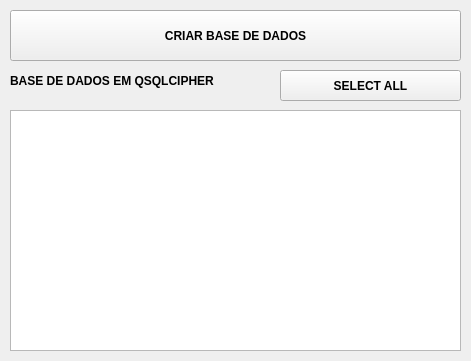
<?xml version="1.0" encoding="UTF-8"?>
<ui version="4.0">
 <class>MainWindow</class>
 <widget class="QMainWindow" name="MainWindow">
  <property name="geometry">
   <rect>
    <x>0</x>
    <y>0</y>
    <width>471</width>
    <height>361</height>
   </rect>
  </property>
  <property name="windowTitle">
   <string>MainWindow</string>
  </property>
  <widget class="QWidget" name="centralwidget">
   <widget class="QTableView" name="tbvTabela">
    <property name="geometry">
     <rect>
      <x>10</x>
      <y>110</y>
      <width>451</width>
      <height>241</height>
     </rect>
    </property>
    <property name="font">
     <font>
      <bold>true</bold>
     </font>
    </property>
   </widget>
   <widget class="QPushButton" name="btnSelect">
    <property name="geometry">
     <rect>
      <x>280</x>
      <y>70</y>
      <width>181</width>
      <height>31</height>
     </rect>
    </property>
    <property name="font">
     <font>
      <bold>true</bold>
     </font>
    </property>
    <property name="text">
     <string>SELECT ALL</string>
    </property>
   </widget>
   <widget class="QLabel" name="lblTexto">
    <property name="geometry">
     <rect>
      <x>10</x>
      <y>70</y>
      <width>251</width>
      <height>21</height>
     </rect>
    </property>
    <property name="font">
     <font>
      <bold>true</bold>
     </font>
    </property>
    <property name="text">
     <string>BASE DE DADOS EM QSQLCIPHER</string>
    </property>
   </widget>
   <widget class="QPushButton" name="btnCriar">
    <property name="geometry">
     <rect>
      <x>10</x>
      <y>10</y>
      <width>451</width>
      <height>51</height>
     </rect>
    </property>
    <property name="font">
     <font>
      <bold>true</bold>
     </font>
    </property>
    <property name="text">
     <string>CRIAR BASE DE DADOS</string>
    </property>
   </widget>
  </widget>
 </widget>
 <resources/>
 <connections/>
</ui>
